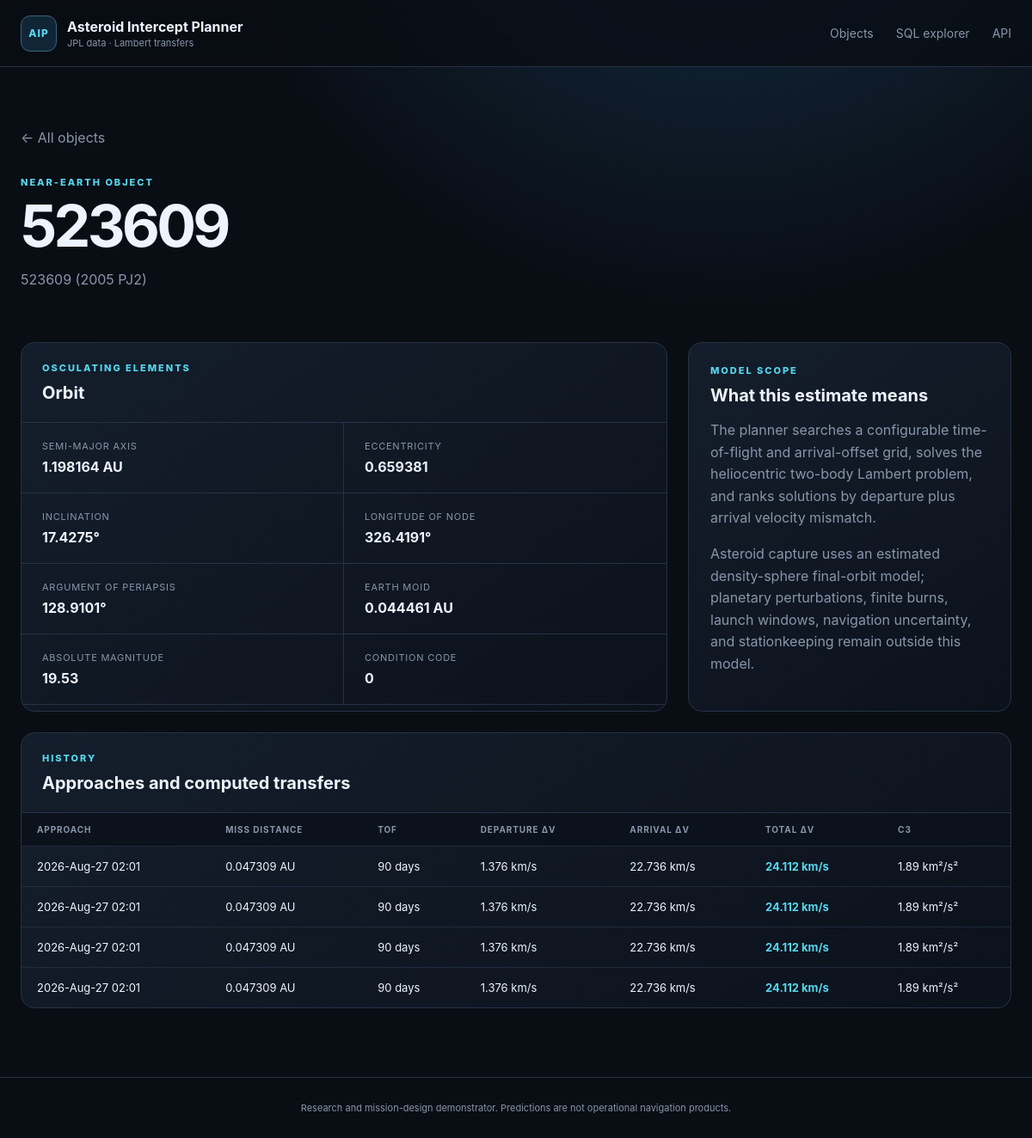
The app's page /asteroid/523609 with its own data.
### tables this page shows
CREATE TABLE orbital_elements (
    designation TEXT PRIMARY KEY REFERENCES asteroids(designation) ON DELETE CASCADE,
    epoch_jd_tdb REAL,
    semi_major_axis_au REAL NOT NULL,
    eccentricity REAL NOT NULL,
    inclination_deg REAL NOT NULL,
    raan_deg REAL NOT NULL,
    arg_periapsis_deg REAL NOT NULL,
    mean_anomaly_deg REAL,
    perihelion_time_jd_tdb REAL,
    perihelion_distance_au REAL,
    aphelion_distance_au REAL,
    orbital_period_days REAL,
    earth_moid_au REAL,
    condition_code TEXT,
    orbit_id TEXT,
    source TEXT NOT NULL,
    updated_at TEXT NOT NULL
);

CREATE TABLE asteroids (
    designation TEXT PRIMARY KEY,
    fullname TEXT,
    absolute_magnitude_h REAL,
    diameter_km REAL,
    first_seen_at TEXT NOT NULL,
    updated_at TEXT NOT NULL
);

CREATE TABLE intercept_plans (
    plan_id INTEGER PRIMARY KEY AUTOINCREMENT,
    approach_id INTEGER NOT NULL REFERENCES close_approaches(approach_id) ON DELETE CASCADE,
    method TEXT NOT NULL,
    departure_jd_tdb REAL NOT NULL,
    arrival_jd_tdb REAL NOT NULL,
    tof_days REAL NOT NULL,
    departure_dv_kms REAL NOT NULL,
    arrival_dv_kms REAL NOT NULL,
    total_dv_kms REAL NOT NULL,
    c3_km2_s2 REAL,
    leo_departure_dv_kms REAL,
    polyline_json TEXT,
    computed_at TEXT NOT NULL, capture_dv_kms REAL, stable_final_orbit INTEGER, capture_json TEXT,
    UNIQUE (approach_id, method)
);

CREATE TABLE close_approaches (
    approach_id INTEGER PRIMARY KEY AUTOINCREMENT,
    designation TEXT NOT NULL REFERENCES asteroids(designation) ON DELETE CASCADE,
    body TEXT NOT NULL DEFAULT 'Earth',
    close_approach_jd_tdb REAL NOT NULL,
    close_approach_text TEXT,
    distance_au REAL NOT NULL,
    distance_min_au REAL,
    distance_max_au REAL,
    relative_velocity_kms REAL,
    hyperbolic_excess_velocity_kms REAL,
    time_uncertainty TEXT,
    ingested_at TEXT NOT NULL,
    UNIQUE (designation, body, close_approach_jd_tdb)
);

### app/web.py (the view)
    @application.route("/asteroid/<designation>")
    def asteroid_detail(designation: str):
        asteroid = get_asteroid(designation, settings.database_path)
        if asteroid is None:
            return render_template("not_found.html", designation=designation), 404
        return render_template(
            "detail.html",
            asteroid=asteroid,
            approaches=asteroid_approaches(designation, settings.database_path),
        )

### app/database.py (called while the page is built, shortened)
def _dict_row(cursor: sqlite3.Cursor, row: tuple[Any, ...]) -> dict[str, Any]:
    return {column[0]: row[index] for index, column in enumerate(cursor.description)}

@contextmanager
def connect(path: Path | None = None) -> Iterator[sqlite3.Connection]:
    database_path = Path(path or get_settings().database_path)
    database_path.parent.mkdir(parents=True, exist_ok=True)
    connection = sqlite3.connect(database_path, timeout=30)
    connection.row_factory = _dict_row
    connection.execute("PRAGMA foreign_keys = ON")
    connection.execute("PRAGMA busy_timeout = 30000")
    try:
        yield connection
    finally:
        connection.close()

def initialize_database(path: Path | None = None) -> Path:
    database_path = Path(path or get_settings().database_path)
    schema = Path(__file__).with_name("schema.sql").read_text(encoding="utf-8")
    with connect(database_path) as connection:
        schema_version = int(connection.execute("PRAGMA user_version").fetchone()["user_version"])
        if schema_version < 2:
            connection.executescript(schema)
            connection.commit()
    return database_path

def fetch_all(
    query: str, params: Sequence[Any] = (), path: Path | None = None
) -> list[dict[str, Any]]:
    initialize_database(path)
    with connect(path) as connection:
        return connection.execute(query, params).fetchall()

def fetch_one(
    query: str, params: Sequence[Any] = (), path: Path | None = None
) -> dict[str, Any] | None:
    rows = fetch_all(query, params, path)
    return rows[0] if rows else None

def get_asteroid(designation: str, path: Path | None = None) -> dict[str, Any] | None:
    return fetch_one(
        """
        SELECT a.*, oe.*
        FROM asteroids a
        LEFT JOIN orbital_elements oe USING(designation)
        WHERE a.designation = ?
        """,
        (designation,),
        path,
    )

def asteroid_approaches(designation: str, path: Path | None = None) -> list[dict[str, Any]]:
    return fetch_all(
        """
        SELECT ca.*, ip.*
        FROM close_approaches ca
        LEFT JOIN intercept_plans ip USING(approach_id)
        WHERE ca.designation = ?
        ORDER BY ca.close_approach_jd_tdb DESC
        """,
        (designation,),
        path,
    )

### app/templates/detail.html (shortened to what this page needs)
{% extends "base.html" %}
{% block content %}
<section class="detail-hero">
  <a class="back" href="{{ url_for('index') }}">← All objects</a>
  <p class="eyebrow">NEAR-EARTH OBJECT</p>
  <h1>{{ asteroid.designation }}</h1>
  <p>{{ asteroid.fullname or 'JPL small-body designation' }}</p>
</section>
<section class="detail-grid">
  <article class="panel">
    <div class="panel-header"><div><p class="eyebrow">OSCULATING ELEMENTS</p><h2>Orbit</h2></div></div>
    <dl class="spec-grid">
      <div><dt>Semi-major axis</dt><dd>{{ asteroid.semi_major_axis_au|number(6) }} AU</dd></div>
      <div><dt>Eccentricity</dt><dd>{{ asteroid.eccentricity|number(6) }}</dd></div>
      <div><dt>Inclination</dt><dd>{{ asteroid.inclination_deg|number(4) }}°</dd></div>
      <div><dt>Longitude of node</dt><dd>{{ asteroid.raan_deg|number(4) }}°</dd></div>
      <div><dt>Argument of periapsis</dt><dd>{{ asteroid.arg_periapsis_deg|number(4) }}°</dd></div>
      <div><dt>Earth MOID</dt><dd>{{ asteroid.earth_moid_au|number(6) }} AU</dd></div>
      <div><dt>Absolute magnitude</dt><dd>{{ asteroid.absolute_magnitude_h|number(2) }}</dd></div>
      <div><dt>Condition code</dt><dd>{{ asteroid.condition_code or '—' }}</dd></div>
    </dl>
  </article>
  <article class="panel note-card">
    <p class="eyebrow">MODEL SCOPE</p>
    <h2>What this estimate means</h2>
    <p>The planner searches a configurable time-of-flight and arrival-offset grid, solves the heliocentric two-body Lambert problem, and ranks solutions by departure plus arrival velocity mismatch.</p>
    <p>Asteroid capture uses an estimated density-sphere final-orbit model; planetary perturbations, finite burns, launch windows, navigation uncertainty, and stationkeeping remain outside this model.</p>
  </article>
</section>
<section class="panel">
  <div class="panel-header"><div><p class="eyebrow">HISTORY</p><h2>Approaches and computed transfers</h2></div></div>
  <div class="table-wrap"><table>
    <thead><tr><th>Approach</th><th>Miss distance</th><th>TOF</th><th>Departure Δv</th><th>Arrival Δv</th><th>Total Δv</th><th>C3</th></tr></thead>
    <tbody>{% for row in approaches %}<tr>
      <td>{{ row.close_approach_text or row.close_approach_jd_tdb }}</td>
      <td>{{ row.distance_au|number(6) }} AU</td>
      <td>{{ row.tof_days|number(0) }} days</td>
      <td>{{ row.departure_dv_kms|number(3) }} km/s</td>
      <td>{{ row.arrival_dv_kms|number(3) }} km/s</td>
      <td><strong class="accent">{{ row.total_dv_kms|number(3) }} km/s</strong></td>
      <td>{{ row.c3_km2_s2|number(2) }} km²/s²</td>
    </tr>{% endfor %}</tbody>
  </table></div>
</section>
{% endblock %}

### app/static/style.css (style rules this page uses)
:root { --bg:#090d14;--surface:#101722;--surface-2:#151f2d;--line:#253246;--text:#edf4ff;--muted:#8796ab;--cyan:#56d7ef;--green:#67e8b5;--orange:#ffad66;--max:1440px;font-family:Inter,ui-sans-serif,system-ui,-apple-system,BlinkMacSystemFont,"Segoe UI",sans-serif;color-scheme:dark }
* { box-sizing:border-box }
body { margin:0;background:radial-gradient(circle at 70% -20%,#16334a 0,transparent 35%),var(--bg);color:var(--text);min-height:100vh }
.eyebrow { font-size:11px;letter-spacing:.18em;color:var(--cyan);font-weight:800;margin:0 0 10px }
.hero h1,.detail-hero h1 { font-size:clamp(42px,6vw,82px);line-height:.98;margin:0;letter-spacing:-.055em }
.hero>div>p:last-child,.detail-hero>p:last-child { color:var(--muted);max-width:680px;line-height:1.65 }
.panel { border:1px solid var(--line);background:linear-gradient(145deg,rgba(21,31,45,.93),rgba(12,18,28,.93));border-radius:16px;overflow:hidden }
.panel-header { padding:22px 24px;border-bottom:1px solid var(--line);display:flex;align-items:center;justify-content:space-between;gap:24px }
.panel-header h2,.note-card h2,.table-list h2 { margin:0;font-size:20px }
.table-wrap { overflow:auto }
table { width:100%;border-collapse:collapse;font-size:13px }
th { text-align:left;color:var(--muted);font-size:10px;text-transform:uppercase;letter-spacing:.09em;padding:13px 18px;background:#0c121b;white-space:nowrap }
td { border-top:1px solid rgba(37,50,70,.75);padding:15px 18px;white-space:nowrap }
.object-link:hover,.accent { color:var(--cyan) }
.detail-hero { padding:30px 0 44px }
.detail-hero h1 { font-size:68px }
.back { display:inline-block;margin-bottom:35px;color:var(--muted);text-decoration:none }
.detail-grid { display:grid;grid-template-columns:2fr 1fr;gap:24px;margin-bottom:24px }
.spec-grid { display:grid;grid-template-columns:repeat(2,1fr);margin:0 }
.spec-grid div { padding:20px 24px;border-bottom:1px solid var(--line) }
.spec-grid div:nth-child(odd) { border-right:1px solid var(--line) }
dt { color:var(--muted);font-size:11px;text-transform:uppercase;letter-spacing:.07em }
dd { margin:7px 0 0;font-weight:700 }
.note-card { padding:25px }
.note-card p:not(.eyebrow) { color:var(--muted);line-height:1.6 }

### records on screen
orbital_elements: designation "523609", semi_major_axis_au|number "1.198164", eccentricity|number "0.659381", inclination_deg|number "17.4275", raan_deg|number "326.4191", arg_periapsis_deg|number "128.9101", earth_moid_au|number "0.044461", condition_code "0"
asteroids: fullname "523609 (2005 PJ2)", absolute_magnitude_h|number "19.53"
intercept_plans: close_approach_text "2026-Aug-27 02:01", distance_au|number "0.047309", tof_days|number "90", departure_dv_kms|number "1.376", arrival_dv_kms|number "22.736", total_dv_kms|number "24.112", c3_km2_s2|number "1.89"
intercept_plans: close_approach_text "2026-Aug-27 02:01", distance_au|number "0.047309", tof_days|number "90", departure_dv_kms|number "1.376", arrival_dv_kms|number "22.736", total_dv_kms|number "24.112", c3_km2_s2|number "1.89"
intercept_plans: close_approach_text "2026-Aug-27 02:01", distance_au|number "0.047309", tof_days|number "90", departure_dv_kms|number "1.376", arrival_dv_kms|number "22.736", total_dv_kms|number "24.112", c3_km2_s2|number "1.89"
intercept_plans: close_approach_text "2026-Aug-27 02:01", distance_au|number "0.047309", tof_days|number "90", departure_dv_kms|number "1.376", arrival_dv_kms|number "22.736", total_dv_kms|number "24.112", c3_km2_s2|number "1.89"
